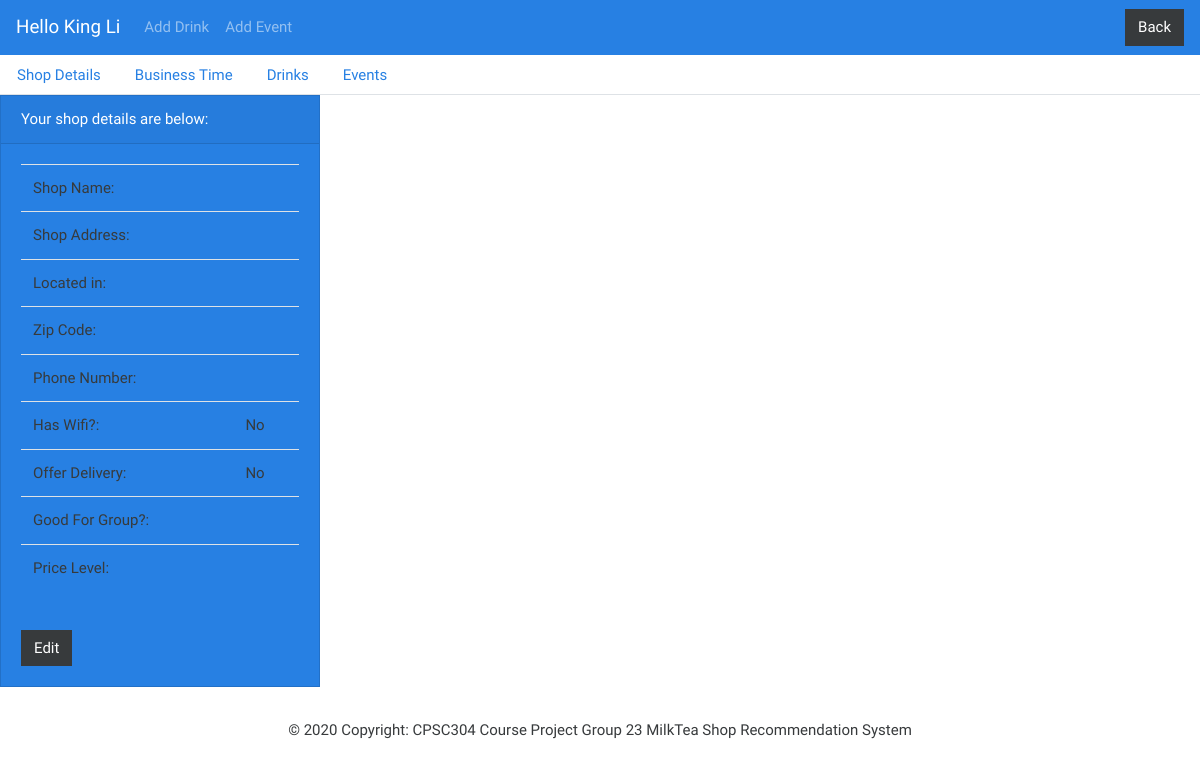
The app's page /inc/shopmanage.php?id=602 (signed in), older data.
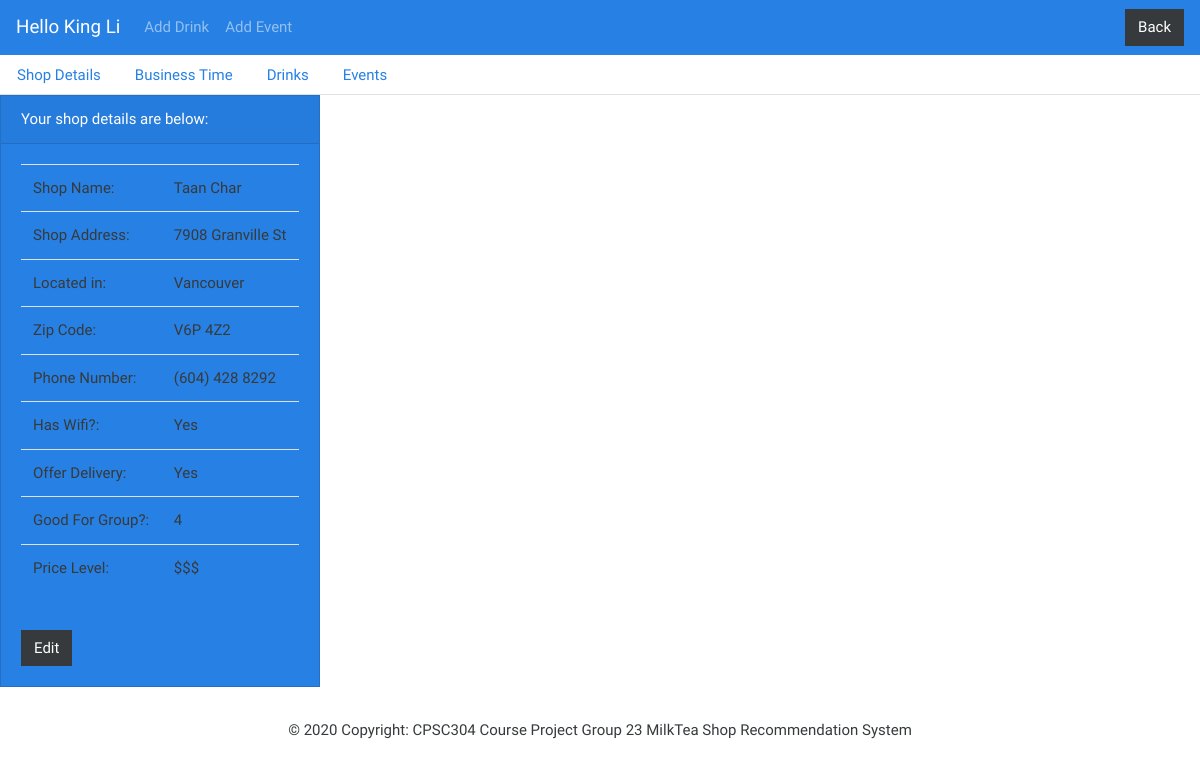
The same page, newer data.
### tables this page shows
CREATE TABLE Milk_Tea_Shop (
        Shop_ID integer PRIMARY KEY,
        Shop_Name varchar(30) NOT NULL,
        Address varchar(60) NOT NULL,
        Zip_Code varchar(10) NOT NULL,
        Phone_Number varchar(20) UNIQUE NOT NULL,
        Has_Wifi bit,
        Offer_Delivery bit,
        Good_For_Group integer,
        Average_Rating real DEFAULT 0,
        Price_ID integer NOT NULL DEFAULT 599,
        Owner_ID integer NOT NULL,
        UNIQUE (Address, Zip_Code),
        UNIQUE (Shop_Name, Zip_Code),
        FOREIGN KEY (Zip_Code) REFERENCES Zipcode_To_Region(Zip_Code) ON UPDATE CASCADE,
        FOREIGN KEY (Price_ID) REFERENCES Price_Level(Level_ID) ON UPDATE CASCADE,  
        FOREIGN KEY (Owner_ID) REFERENCES Business_Owner_Account (Account_ID) ON UPDATE CASCADE
);

CREATE TABLE Region(
        Region_ID  integer PRIMARY KEY,
        Name varchar(20) UNIQUE NOT NULL
);

CREATE TABLE Price_Level (
           	Level_ID integer PRIMARY KEY,
           	Name varchar(20) UNIQUE NOT NULL
);

### inc/shopmanage.php (the view, shortened to what this page needs)
<?php
    require('config/db.php');
    $cur_owner_id = '';
    $cur_owner_name = '';
    if(!isset($_SESSION['owner_logged_in']))
    {
        header('Location:../index.php');
        exit;
    }
    else{
        $cur_owner_name = $_SESSION['logged_owner_name'];
        $cur_owner_id = $_SESSION['logged_owner_id'];
    }
    if(!isset($_SESSION['current_shop_id'])){
        if(isset($_GET['id'])){
            $curr_shop_id = mysqli_real_escape_string($conn,$_GET['id']);
            settype($curr_shop_id, 'integer');
        }
        else
        {
            header('Location:ownerprofile.php');
            exit;
        }
    }
    else {
        $curr_shop_id = $_SESSION['current_shop_id'];
    }
    $shop_sql = "SELECT Shop_Name, Address, Zip_Code, Phone_Number, Has_Wifi, Offer_Delivery, Good_For_Group, Price_ID
    FROM milk_tea_shop
    WHERE Shop_ID = '$curr_shop_id' AND Owner_ID = '$cur_owner_id'";
    $shop_result = mysqli_query($conn, $shop_sql);
    $shop = mysqli_fetch_assoc($shop_result);
    $zipCode = $shop['Zip_Code'];
    $priceCode = $shop['Price_ID'];
    $regionsql = "SELECT Name
    FROM zipcode_to_region z, region r
    WHERE z.Region = r.Region_ID AND z.Zip_Code = '$zipCode'";
    $regionresult = mysqli_query($conn, $regionsql);
    $regionName = mysqli_fetch_assoc($regionresult);
    $pricesql = "SELECT price_level.Name FROM price_level WHERE Level_ID = '$priceCode'";
    $priceResult = mysqli_query($conn, $pricesql);
    $priceLevel = mysqli_fetch_assoc($priceResult);
?>
<!DOCTYPE html>
<html>
<head>
    <link rel="stylesheet" type="text/css" href="https://bootswatch.com/4/cosmo/bootstrap.min.css">
</head>
<body>
<nav class="navbar navbar-expand-lg navbar-dark bg-primary">
    <a class="navbar-brand" href="#">Hello <?php echo $cur_owner_name . ' '?></a>
    <div class="collapse navbar-collapse" >
        <ul class="navbar-nav mr-auto">
            <li class="nav-item">
                <a class="nav-link" href="addDrink.php">Add Drink</a>
            </li>
            <li class="nav-item">
                <a class="nav-link" href="event.php">Add Event</a>
            </li>
        </ul>
        <form class="form-inline my-2 my-lg-0" method="post" action="<?php echo $_SERVER['PHP_SELF']; ?>">
            <button class="btn btn-secondary my-2 my-sm-0" type="submit" name="shop_quit">Back</button>
        </form>
    </div>
</nav>
<ul class="nav nav-tabs">
    <li class = "nav-item active">
        <a class="nav-link" href="#details">Shop Details</a>
    </li>
    <li class="nav-item">
        <a class="nav-link" href="#hours">Business Time</a>
    </li>
    <li class="nav-item">
        <a class="nav-link" href="#drinks">Drinks</a>
    </li>
    <li class="nav-item">
        <a class="nav-link" href="#events">Events</a>
    </li>
</ul>
<div id="myTabContent" class="tab-content">
    <div class="tab-pane fade in active show" id="details">
        <div class="card text-white bg-primary mb-3" style="max-width: 20rem;">
            <div class="card-header">Your shop details are below:</div>
            <div class="card-body">
                <table class="table table-hover">
                    <tr>
                        <td>Shop Name:</td>
                        <td><?=$shop['Shop_Name']?></td>
                    </tr>
                    <tr>
                        <td>Shop Address:</td>
                        <td><?=$shop['Address']?></td>
                    </tr>
                    <tr>
                        <td>Located in:</td>
                        <td><?=$regionName['Name']?></td>
                    </tr>
                    <tr>
                        <td>Zip Code:</td>
                        <td><?=$zipCode?></td>
                    </tr>
                    <tr>
                        <td>Phone Number:</td>
                        <td><?=$shop['Phone_Number']?></td>
                    </tr>
                    <tr>
                        <td>Has Wifi?:</td>
                        <td><?php echo $shop['Has_Wifi'] ? 'Yes': 'No'; ?></td>
                    </tr>
                    <tr>
                        <td>Offer Delivery:</td>
                        <td><?php echo $shop['Offer_Delivery'] ? 'Yes': 'No'; ?></td>
                    </tr>
                    <tr>
                        <td>Good For Group?:</td>
                        <td><?=$shop['Good_For_Group']?></td>
                    </tr>
                    <tr>
                        <td>Price Level:</td>
                        <td><?=$priceLevel['Name']?></td>
                    </tr>
                </table>
                <br>
                <form action="editstore.php" method="POST">
                    <button type="submit" name="edit_shop" class="btn btn-secondary my-2 my-sm-0" value="<?php echo $curr_shop_id; ?>">Edit</button>
                </form>
            </div>
        </div>
    </div>
</div>
<?php include('footer.php'); ?>
</body>
</html>

### inc/footer.php
<div class="footer-copyright text-center py-3">© 2020 Copyright: CPSC304 Course Project Group 23 MilkTea Shop Recommendation System
</div>

Row changes from the older to the newer data that the page shows:
now on this page (row edited): milk_tea_shop: Shop_Name "Taan Char", Address "7908 Granville St", Zip_Code "V6P 4Z2", Phone_Number "(604) 428 8292", Good_For_Group "4"
now on this page (row unchanged): region: Name "Vancouver"
now on this page (row unchanged): price_level: Name "$$$"
Text that changed along with them:
text no longer shown: "No No"
text now shown: "Yes Yes"
